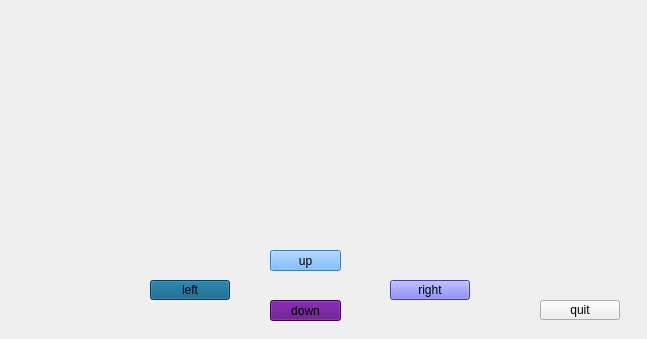
<?xml version="1.0" encoding="UTF-8"?>
<ui version="4.0">
 <class>MainWindow</class>
 <widget class="QMainWindow" name="MainWindow">
  <property name="geometry">
   <rect>
    <x>0</x>
    <y>0</y>
    <width>647</width>
    <height>339</height>
   </rect>
  </property>
  <property name="windowTitle">
   <string>MainWindow</string>
  </property>
  <widget class="QWidget" name="centralWidget">
   <property name="styleSheet">
    <string notr="true"/>
   </property>
   <widget class="QPushButton" name="btn_left">
    <property name="geometry">
     <rect>
      <x>150</x>
      <y>280</y>
      <width>80</width>
      <height>20</height>
     </rect>
    </property>
    <property name="styleSheet">
     <string notr="true">background-color: rgb(0, 85, 127);</string>
    </property>
    <property name="text">
     <string>left</string>
    </property>
   </widget>
   <widget class="QPushButton" name="btn_right">
    <property name="geometry">
     <rect>
      <x>390</x>
      <y>280</y>
      <width>80</width>
      <height>20</height>
     </rect>
    </property>
    <property name="styleSheet">
     <string notr="true">background-color: rgb(85, 85, 255);</string>
    </property>
    <property name="text">
     <string>right</string>
    </property>
   </widget>
   <widget class="QPushButton" name="pushButton">
    <property name="geometry">
     <rect>
      <x>540</x>
      <y>300</y>
      <width>80</width>
      <height>20</height>
     </rect>
    </property>
    <property name="styleSheet">
     <string notr="true">background-color: rgb(ff,ff, ff);</string>
    </property>
    <property name="text">
     <string>quit</string>
    </property>
   </widget>
   <widget class="QPushButton" name="btn_up">
    <property name="geometry">
     <rect>
      <x>270</x>
      <y>250</y>
      <width>71</width>
      <height>21</height>
     </rect>
    </property>
    <property name="styleSheet">
     <string notr="true">background-color: rgb(85, 170, 255);</string>
    </property>
    <property name="text">
     <string>up</string>
    </property>
   </widget>
   <widget class="QPushButton" name="btn_down">
    <property name="geometry">
     <rect>
      <x>270</x>
      <y>300</y>
      <width>71</width>
      <height>21</height>
     </rect>
    </property>
    <property name="styleSheet">
     <string notr="true">background-color: rgb(85, 0, 127);</string>
    </property>
    <property name="text">
     <string>down</string>
    </property>
   </widget>
   <widget class="QLabel" name="label">
    <property name="geometry">
     <rect>
      <x>190</x>
      <y>70</y>
      <width>271</width>
      <height>121</height>
     </rect>
    </property>
    <property name="text">
     <string/>
    </property>
   </widget>
  </widget>
 </widget>
 <layoutdefault spacing="6" margin="11"/>
 <resources/>
 <connections/>
</ui>
